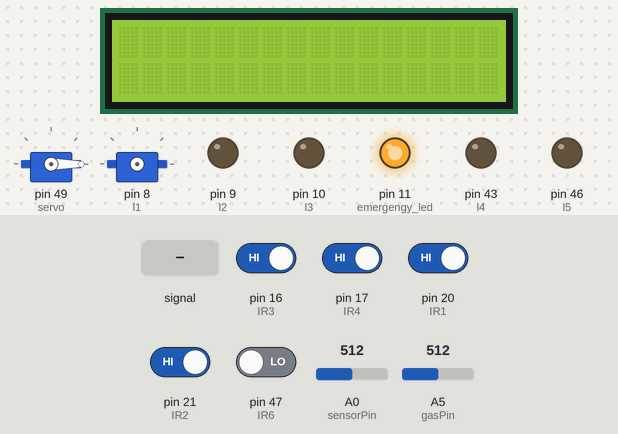
Simulated run of this sketch. Board: Arduino Mega 2560, built with avr-gcc and run on an emulated ATmega2560. Shown: 2 × servo, 16×2 character LCD, output pins drawn as LEDs (lit = HIGH). Wiring (inferred from the names in the program): servo: signal pin 8. Dashed ring = blinking. The test bench sets the inputs (shaded band); at power-on: pin 16 (IR3), pin 17 (IR4), pin 20 (IR1), pin 21 (IR2) HIGH, pin 47 (IR6) LOW, A5 (gasPin) = 512, A0 (sensorPin) = 512. Servo pulses on a pin are drawn as a servo (544–2400 µs = 0–180°); pins used as bus, display or sensor lines are not drawn.

Above: at 1.2 s.
1.3 s: A0 (sensorPin) fed a 200 Hz sine of ±460 counts around its level
At 2.2 s:
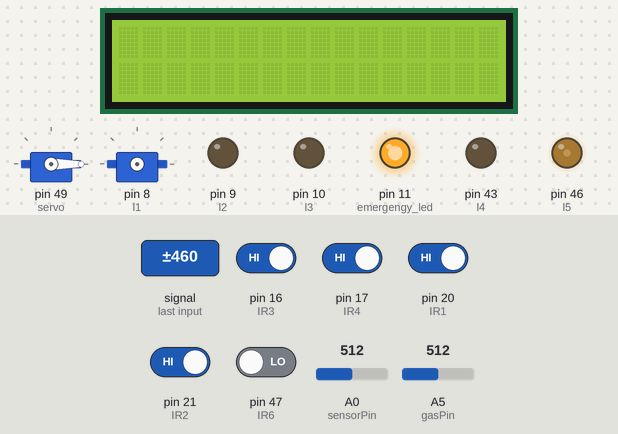
2.8 s: pin 17 (IR4) driven LOW
At 3.2 s:
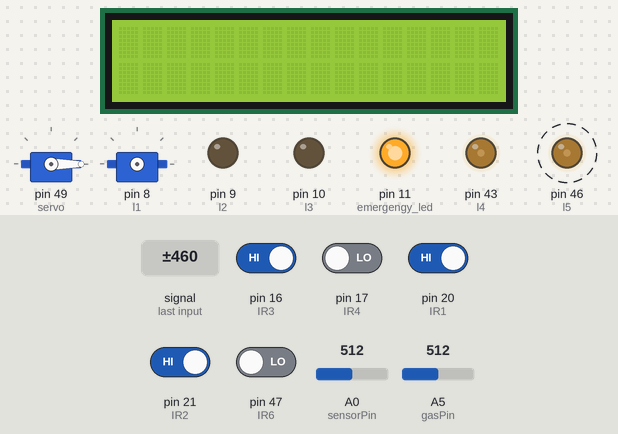
5.7 s: A5 (gasPin) set to 240
At 6.4 s:
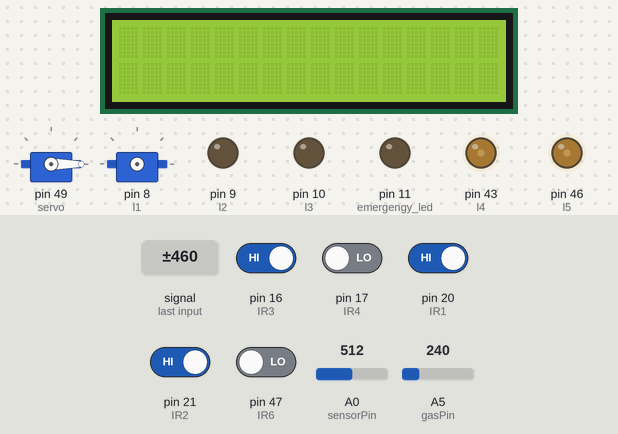
7.2 s: pin 16 (IR3) driven LOW
8.8 s: pin 21 (IR2) driven LOW
At 11.2 s:
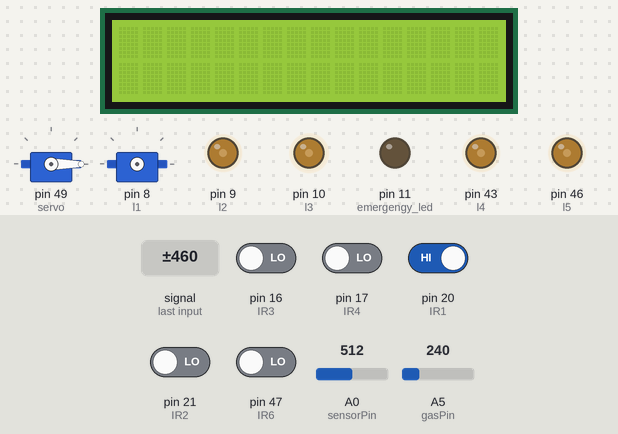
11.6 s: pin 20 (IR1) driven LOW
Timing chart, 0 to 24.4 s (numbered marks = the images above; inputs shaded):
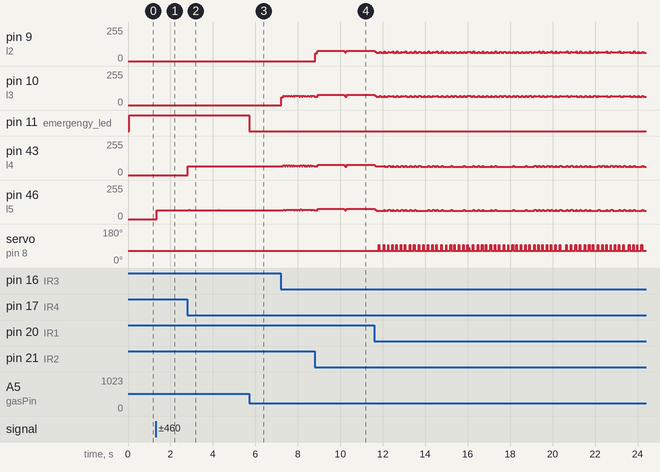

The sketch:

COMBO.ino
```cpp
//ARDUINO-1

//MQ6 pins aout connected to A5, vcc to vcc and gnd to gnd and run the below code

//Sensor 1(for speed) Output Pin connected on Arduino Pin 2 and Sensor 3(for speed) Output Pin connected on Arduino Pin 3

#include <SoftwareSerial.h>
#include<LiquidCrystal.h>
#include<Servo.h>

Servo servo;

LiquidCrystal lcd(22, 23, 24, 25, 26, 28);

int hits=0;
int sensor1 = 20;
int sensor2 = 21;

int count=0;

int Time1;
int Time2;
int Time;
int flag = 0;

String str;

int distance =5;

int Speed;
int gasPin = A5; //GAS sensor output pin to Arduino analog A5 pin
int sensorPin = A0; // select the input pin for the LDR

float state=0;
int emergengy_led=11;

int sensorValue = 0; // variable to store the value coming from the sensor

int IR1=20;
int IR2=21;
int IR3=16;
int IR4=17;
int IR5=26;
int IR6=47;

int l1=8;
int l2=9;
int l3=10;
int l4=43;
int l5=46;

int tt;

void setup()
{
  servo.attach(49);
  servo.write(0);

  pinMode(l1,OUTPUT);
  pinMode(l2,OUTPUT);
  pinMode(l3,OUTPUT);
  pinMode(l4,OUTPUT);
  pinMode(l5,OUTPUT);

  pinMode(IR1,INPUT);
  pinMode(IR2,INPUT);
  pinMode(IR3,INPUT);
  pinMode(IR4,INPUT);
  pinMode(IR5,INPUT);
  pinMode(IR6,INPUT);

  pinMode(sensorPin,INPUT);
  pinMode(gasPin,INPUT);

  pinMode(emergengy_led,OUTPUT);
  Serial.begin(115200); //Initialize serial port - 9600 bps
  Serial1.begin(115200);

  attachInterrupt(3,fun1,RISING);
  attachInterrupt(2,fun2,FALLING);
  //lcd.clear();
  lcd.begin(16,2);
  lcd.clear();
  //lcd.print("SPEED MEASURMENT");
}

void fun1()
{
  Time1 = millis();
  if (flag == 0) {flag = 1;}
  else {flag = 0;}
}

void fun2()
{
  Time2 = millis();
  if (flag == 0) {flag = 1;}
  else {flag = 0;}
}

void loop()
{
   if(flag == 0)
   {
      if(Time1 > Time2)
      {
        Time = Time1 - Time2;
        Speed = (distance*1000)/Time;
      }

      else if(Time2 > Time1)
      {
        Time = Time2 - Time1;
        Speed = (distance*1000)/Time;
      }

      else
      {
        Speed = 0;
      }
    }

    if(Speed == 0)
    {
      //Serial.println(Speed);
      //lcd.setCursor(0, 0);
      //lcd.cursor();
      //lcd.print("BRAINY STREETS");
      //lcd.scrollDisplayLeft();
    }

    else
    {
      if(Speed>=40)
      {
        lcd.setCursor(0, 0);
        lcd.cursor();
        lcd.print(Speed);
        Serial.println(Speed);
        lcd.print(" cm/sec");
        lcd.setCursor(0, 1);
        lcd.cursor();
        lcd.print("SLOW DOWN !!");
        //lcd.scrollDisplayLeft();
        lcd.noCursor();

        servo.write(15);
      }

      else if(Speed<40)
      {
        lcd.setCursor(0, 0);
        lcd.cursor();
        lcd.print(Speed);
        Serial.println(Speed);
        lcd.print(" cm/sec");
        lcd.setCursor(0, 1);
        lcd.cursor();
        lcd.print("SPEED OKAY !!");
        //lcd.scrollDisplayLeft();
        lcd.noCursor();

        servo.write(0);
      }

      Time1 = 0;
      Time2 = 0;
    }

    int t1 = digitalRead(IR1);
    int t2 = digitalRead(IR2);
    int t3 = digitalRead(IR3);
    int t4 = digitalRead(IR4);
    int t5 = digitalRead(IR5);
    int t6 = digitalRead(IR6);

    state=0;
    state=analogRead(gasPin);

    //Serial.println(state);
    if(state>250)
    {
      digitalWrite(emergengy_led,HIGH);
    }

    else if(state<250)
    {
      digitalWrite(emergengy_led,LOW);
    }

    sensorValue = analogRead(sensorPin);
    //Serial.println(sensorValue);

    if(sensorValue>200)
    {
        digitalWrite(l1, LOW);
        digitalWrite(l2, LOW);
        digitalWrite(l3, LOW);
        digitalWrite(l4, LOW);
        digitalWrite(l5, LOW);
    }

    if(t1!=1)
    {
        hits=hits+1;
    }

    if(t1!=1 && sensorValue < 200) // 1st IR detects //
    {
        digitalWrite(l1, HIGH);
        digitalWrite(l2, HIGH);
    }

    else if(t1==1 && t2!=1 && sensorValue < 200) // 1st IR doesnt detect and 2nd IR detects //
    {
        digitalWrite(l1, LOW);
        digitalWrite(l2, LOW);
    }

    if(t2!=1 && sensorValue < 200)
    {
        digitalWrite(l2, HIGH);
        digitalWrite(l3, HIGH);
    }


    else if(t2==1 && t3!=1 && sensorValue < 200)
    {
        digitalWrite(l2, LOW);
        digitalWrite(l3, LOW);
    }

    if(t3!=1 && sensorValue < 200)
    {
        digitalWrite(l3, HIGH);
        digitalWrite(l4, HIGH);
    }


    else if(t3==1 && t4!=1 && sensorValue < 200)
    {
         digitalWrite(l3, LOW);
         digitalWrite(l4, LOW);

    }

    if(t4!=1 && sensorValue < 200)
    {
        digitalWrite(l4, HIGH);
        digitalWrite(l5, HIGH);
    }

    else if(t4==1 && t5!=1 && sensorValue < 200)
    {
        digitalWrite(l4, LOW);
        digitalWrite(l5, LOW);
    }

     if(t5!=1 && sensorValue < 200)
    {
        digitalWrite(l5, HIGH);
        //digitalWrite(l6, HIGH);
    }

    else if(t5==1 && sensorValue < 200)
    {
        digitalWrite(l5, LOW);
        //digitalWrite(l6, LOW);
    }

    count++;
    if(count>=5000)
    {
      str=String(int(state*100))+String("$")+String(sensorValue)+String("$")+String(hits)+String("$")+String(int(Speed));
      //Serial.println(str);
      Serial1.println(str);

      hits=0;
      state=0;
      sensorValue=0;
      count=0;
    }

    //delay(5000);
}
```

Measured:
- after the input at 1.3 s, pin 46 (l5): 0/255 → 65/255 at once
- after the input at 2.8 s, pin 43 (l4): 0/255 → 65/255 at once; pin 46 (l5): alternates 71/255 for 0.04 s and 65/255 for 1.4 s, starting after 0.06 s
- after the input at 5.7 s, pin 11 (emergengy_led): HIGH → LOW at once
- after the input at 8.8 s, pin 9 (l2): 0/255 → 60/255 at once, → 77/255 0.08 s later
